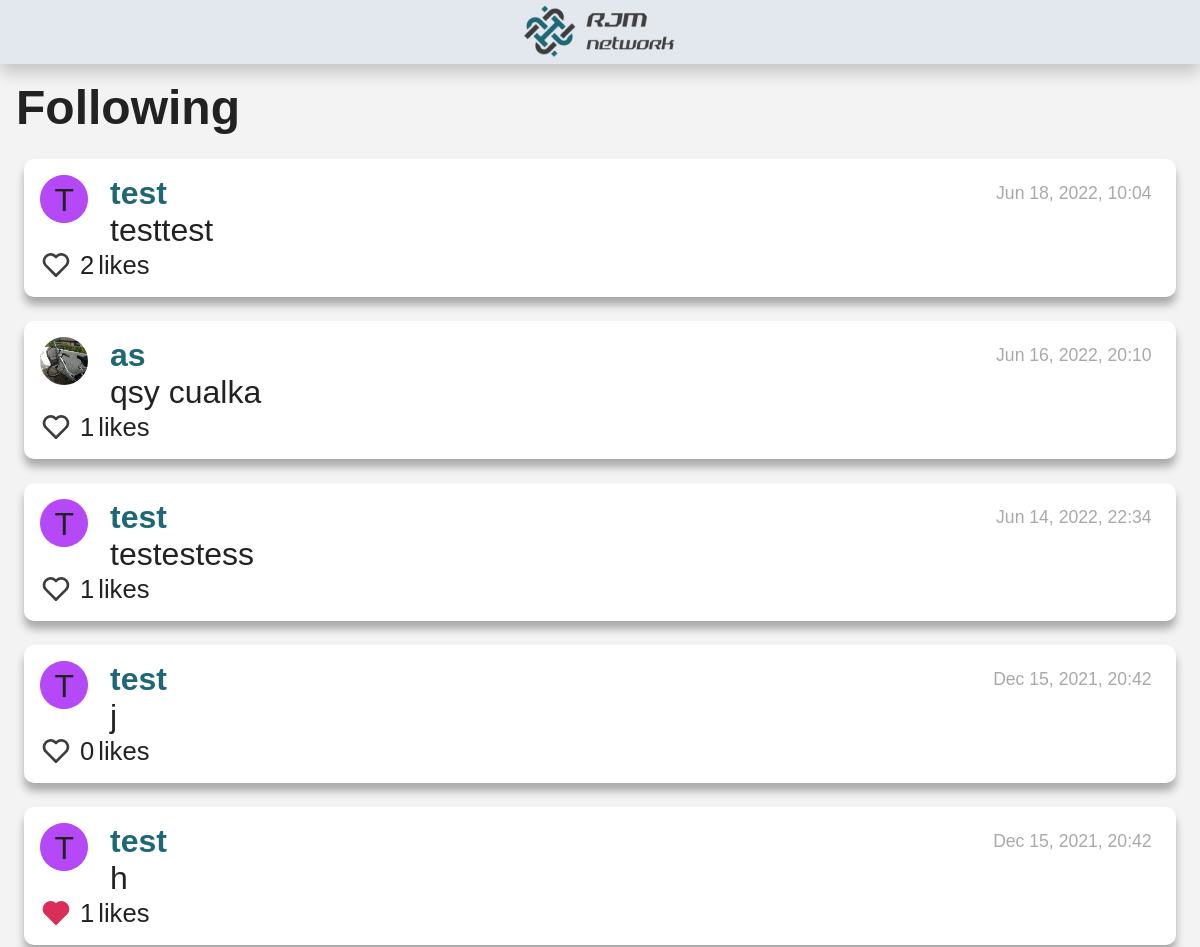
The app's page /following (signed in, upper part), older data.
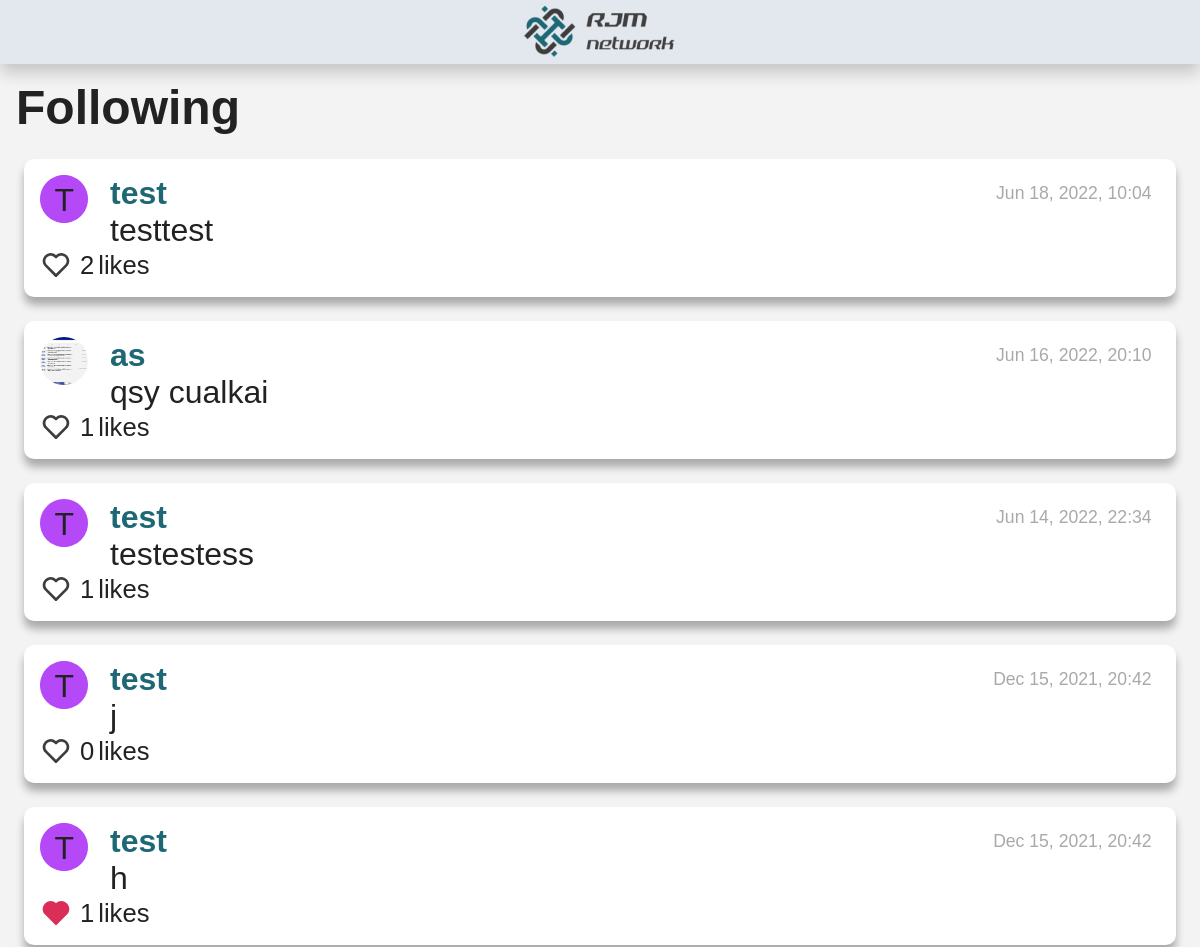
The same page, newer data.
### network/models.py (models this page shows, shortened)
class NewPost(models.Model):
    poster = models.ForeignKey(User, on_delete=models.PROTECT, related_name="posts_posted")
    description = models.TextField(blank=False)
    date_added = models.DateTimeField(auto_now_add=True)

class User(AbstractUser):
    header_image = models.ImageField(null=True, blank=True, upload_to="images/")
    pass

### network/views.py (the view)
# urls.py: path("following", views.following, name="following"),
def following(request):
    if request.user.id:
        follows_filter=[]
        followers = Followers.objects.filter(follower=request.user.id)
        for each_followers_filter in followers:
            print(each_followers_filter.followed.id)
            follows_filter.append(each_followers_filter.followed.id)
        all_posts = NewPost.objects.all()
        all_posts = all_posts.order_by("-date_added")
        all_posts2=all_posts.filter(poster__in=follows_filter)
        total_posts=all_posts2.count()
        all_posts2=all_posts2[:10]
        total_pages=math.ceil(total_posts/10)
        list_total_pages = []
        for i in range(2, total_pages+1):
            list_total_pages.append(i)
        all_likers = Likers.objects.all()
        for post in all_posts2:
            post.date_added = (post.date_added.strftime("%b %d, %Y, %H:%M"))
            post.number_likes=0
            likers = all_likers.filter(post=post.id)
            likers_id = []
            for each_liker in likers:
                post.likers = each_liker.liker.all()
                post.number_likes = each_liker.liker.count()
                for each in each_liker.liker.all():
                    likers_id.append(each.id)
                post.likers_id = likers_id
        users = User.objects.all()
        user_color = {}
        colors_list = ["C37D7D", "FC792F", "4950F8", "EBFC2F", "15A2F1", "58FC2F", "36F9E1", "2ECF65", "B549F8", "FF83EB", "FCCF2F"]
        for j in users:
            user_color[j.id] = random.choice(colors_list)
            colors_list.remove(user_color[j.id])
        return render(request, "network/following.html",{
            "follows_filter":follows_filter,
            "all_posts":all_posts2,
            "list_total_pages":list_total_pages,
            "user_color": user_color,
        })
    else:
        return render(request, "network/register.html")

### network/templatetags/network_extras.py (called while the page is built)
@register.filter
def keyvalue(dict, key):
    if(key==None):
        key=1
    return dict[key]

### network/templates/network/following.html (shortened to what this page needs)
{% extends "network/layout.html" %}
{% load static %}
{% load network_extras %}
{% block body %}
<h3>Following</h3>
    <div id="all_posts_view">
        <div id="page_0">
            {% if all_posts %}
                {% for post in all_posts %}
                    <div id="posts_style">
                        <div id="posts-flex-order">
                            <div id="posts-flex-order-child1">
                                {% if post.poster.header_image %}
                                    <img class="posts_profile_picture" alt="Image not found" src="/media/{{ post.poster.header_image }}">
                                {% else %}
                                    <div class="no_profile_picture">
                                        <svg id="dropbtn-profile" class="no_profile_picture_circle" width="40" height="40" viewBox="0 0 40 40" fill="none" xmlns="http://www.w3.org/2000/svg">
                                            <path id="dropbtn-profile" d="M40 20C40 31.0457 31.0457 40 20 40C8.95431 40 0 31.0457 0 20C0 8.9543 8.95431 0 20 0C31.0457 0 40 8.9543 40 20Z" fill="#{{user_color|keyvalue:post.poster.id}}"/>
                                        </svg>
                                        <div  class="no_profile_picture_letter">
                                            {{ post.poster|make_list|first|capfirst }}
                                        </div>
                                    </div>
                                {% endif %}
                            </div>
                            <div id="posts-flex-order-child2">
                                <div id="posts-first-line">
                                    <a id="profile"  href="profile/{{ post.poster.id }}">{{ post.poster }}</a>
                                    <div id="post-{{post.date_added}}" class="date_post"> {{ post.date_added }}</div>
                                </div>
                                <div id="post-description-{{post.id}}" class="description_post"> {{ post.description }} </div>
                            </div>
                        </div>
                        <div id="like_complete">
                            {% if user.id in post.likers_id %}
                                <button class="yes_button" id="like-btn-{{post.id}}" value="heart_full" onclick="like('{{ post.id }}')">
                                    <svg id="heart-img-{{ post.id }}" alt="jacket" width="40" height="40" viewBox="0 0 40 40" fill="none" xmlns="http://www.w3.org/2000/svg">
                                        <path d="M33.6751 7.9851C32.7561 7.05963 31.6632 6.32493 30.4593 5.82324C29.2555 5.32155 27.9643 5.06277 26.6601 5.06177C24.1931 5.06217 21.8162 5.98889 20 7.65843C18.1841 5.98861 15.8071 5.06185 13.34 5.06177C12.0343 5.06313 10.7417 5.3227 9.53661 5.82555C8.33155 6.3284 7.23783 7.06459 6.31838 7.99177C2.39672 11.9301 2.39838 18.0901 6.32172 22.0118L20 35.6901L33.6784 22.0118C37.6017 18.0901 37.6034 11.9301 33.6751 7.9851Z" fill="#DA2D57"/>
                                    </svg>
                                </button>
                            {% else %}
                                <button class="yes_button" id="like-btn-{{post.id}}" value="heart_empty"  onclick="like('{{ post.id }}')">
                                    <svg id="heart-img-{{ post.id }}" alt="jacket" width="40" height="40" viewBox="0 0 40 40" fill="none" xmlns="http://www.w3.org/2000/svg">
                                        <path d="M20 7.65843C18.1841 5.98861 15.8071 5.06185 13.34 5.06177C12.0343 5.06313 10.7417 5.3227 9.53661 5.82555C8.33155 6.3284 7.23783 7.06459 6.31838 7.99177C2.39672 11.9301 2.39838 18.0901 6.32172 22.0118L18.5417 34.2318C18.825 34.7301 19.3717 35.0518 20 35.0518C20.258 35.0493 20.5119 34.9863 20.7411 34.8679C20.9704 34.7495 21.1686 34.579 21.32 34.3701L33.6784 22.0118C37.6017 18.0884 37.6017 11.9301 33.675 7.9851C32.7561 7.05963 31.6632 6.32493 30.4593 5.82324C29.2555 5.32155 27.9643 5.06277 26.66 5.06177C24.1931 5.06217 21.8162 5.98889 20 7.65843ZM31.3184 10.3418C33.9234 12.9601 33.925 17.0501 31.3217 19.6551L20 30.9768L8.67838 19.6551C6.07505 17.0501 6.07672 12.9601 8.67505 10.3484C9.94172 9.08843 11.5984 8.3951 13.34 8.3951C15.0817 8.3951 16.7317 9.08843 17.9884 10.3451L18.8217 11.1784C18.9764 11.3333 19.16 11.4562 19.3622 11.5401C19.5644 11.6239 19.7812 11.6671 20 11.6671C20.2189 11.6671 20.4357 11.6239 20.6379 11.5401C20.8401 11.4562 21.0237 11.3333 21.1784 11.1784L22.0117 10.3451C24.5317 7.8301 28.8017 7.83677 31.3184 10.3418Z" fill="#3D3D3D"/>
                                    </svg>
                                </button>
                            {% endif %}
                            <div id="like-count-{{post.id}}" class="d-inline-block">{{post.number_likes}} </div> likes
                        </div>
                    </div>
                {% endfor %}
            {% else %}
                <li>no post</li>
            {% endif %}
        </div>
    </div>
{% endblock %}

### network/templates/network/layout.html (shortened to what this page needs)
{% load static %}
{% load network_extras %}
<!DOCTYPE html>
<html lang="en">
    <head>
        <link href="{% static 'network/styles.css' %}" rel="stylesheet">
    </head>
    <body>
        <header class="header">
            <img class="logo" src="{% static 'assets/logo1-removebg-preview 2.png' %}" alt="Logo_page">
        </header>
        <div class="body">
            {% block body %}
            {% endblock %}
        </div>
    </body>
</html>

### network/static/network/styles.css (style rules this page uses)
#posts-flex-order { display: flex; flex-direction: row; }
#posts-flex-order-child1 { width: 70px; }
#posts-flex-order-child1 #dropbtn-profile { display: block; margin: auto; }
#posts-flex-order-child2 { width: 93%; display: flex; flex-direction: column; }
#posts-first-line { display: flex; flex-direction: row; align-items: center; justify-content: space-between; }
.posts_profile_picture { margin-right: .5rem; height: 1.5rem; width: 1.5rem; border-radius: 50%; }
.no_profile_picture { position: relative; margin:0; left: 0; top: 0; }
.no_profile_picture_letter { position:absolute; height:30px; width:30px; top: 6.5px; left : 14.5px; z-index: 20; }
.no_profile_picture_circle { position:absolute; height:1.5rem; width:1.5rem; z-index: 10; }
#profile { font-weight:bold; }
.date_post { font-size: 55%; color:darkgray; }
.description_post { word-wrap: break-word; }
#like_complete { display: flex; flex-direction: row; align-items: center; font-size: 80%; }
.yes_button { all: unset; height: 1rem; margin-right: 8px; cursor: pointer; }
.yes_button svg { width: 1rem; height: 1rem; }
.d-inline-block { margin-right: 4px; }
:root { --white-color: #ffffff; --black-color: #000000; --white-alpha-color: rgba(255, 255, 255, 0.5); --black-alpha-color: rgba(0, 0, 0, 0.3); --black-alpha-color2: rgba(0, 0, 0, 0.5); --gray-color: #ccc; --gray-dark-color: #555; --gray-light-color: #f3f3f3; --text-color: #222; --gray-blue: #D5DBE1; --gray-blue-2: #E2E8EE; --gray-light-2: #3d509f; --black-logo: #3D3D3D; --pink-color: #DA2D57; --yellow-color: #AAAD00; --blue-color: #0013C2; --green-color: #2B8800; --orange-color: #FF8A00; --pic-user-logued-color: #00BAAF; --link-color: #1E6876; --link-dark-color: #144852; --link-light-color: #2d9cb3; --font: "Ubuntu", sans-serif; --max-width: 1200px; --header-height: 2rem; --search-height: 1.3rem; }
html { box-sizing: border-box; font-family: var(--font); font-size: 2rem; scroll-behavior: smooth; }
*, *::after, *::before { box-sizing: inherit; }
body { margin: 0; overflow-x: hidden; color: var(--text-color); background-color: var(--gray-light-color); }
a { color: var(--link-color); text-decoration: none; transition: all ease-out; }
h3 { margin: 0; font-size: 1.5rem; }
.header { position: fixed; left: 0; top: 0; width: 100%; height: var(--header-height); background-color: var(--gray-blue-2); color: var(--white-color); display: flex; justify-content: center; align-items: center; box-shadow: 0px 8px 16px 0px rgba(0,0,0,0.2); z-index: 990; }
body { margin: var(--header-height) 0; padding: .5rem; }
#posts_style { margin: 24px 8px; padding: 16px; background-color: var(--white-color); border-radius: 10px; box-shadow: 0px 8px 8px 0px rgba(0,0,0,0.3); }
::placeholder { color: var(--gray-color); opacity: 1; }

Row changes from the older to the newer data that the page shows:
changed NewPost "as": poster.header_image: a different picture; description "qsy cualka" → "qsy cualkai"
